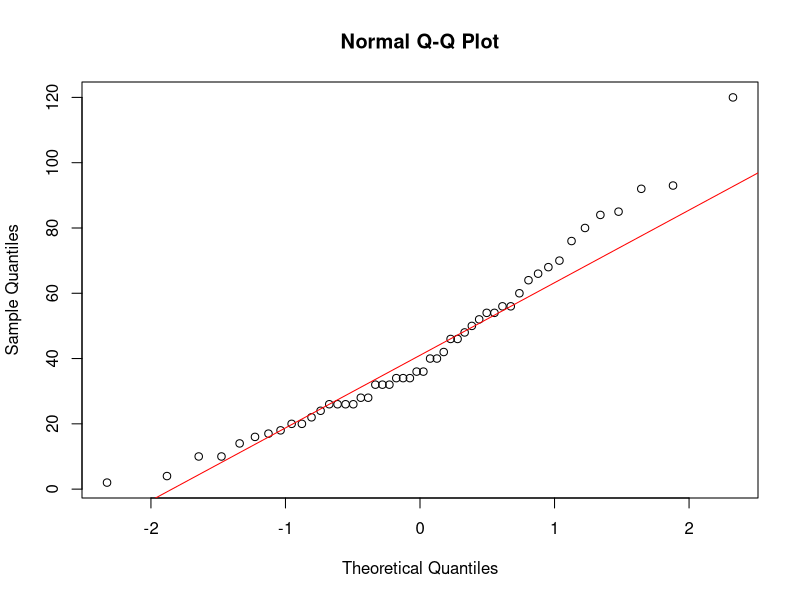
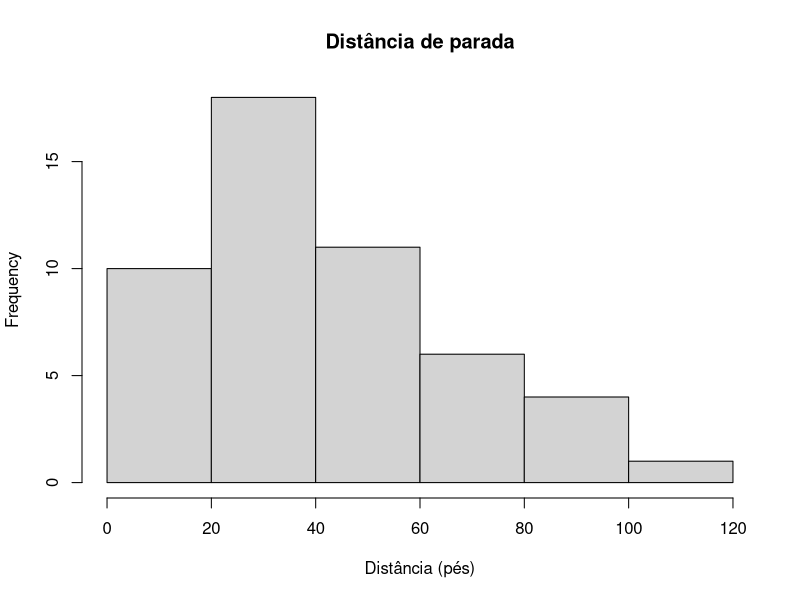
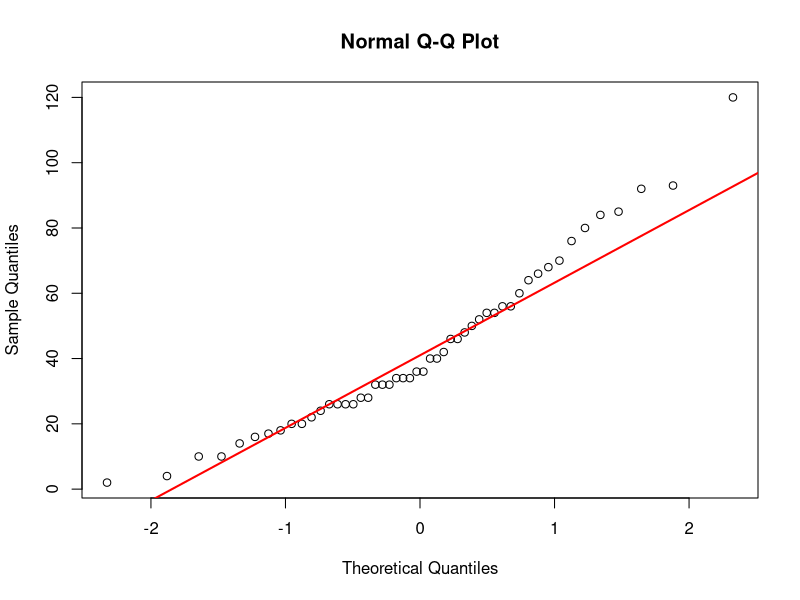

These figures' R source, in order:
# Anderson–Darling (normalidade) ----

# Ajuste e resultados ----
if (!requireNamespace("nortest", quietly = TRUE)) install.packages("nortest")
library(nortest)
x <- cars$dist
print(ad.test(x))
qqnorm(x); qqline(x, col = "red")

# Visualização e diagnóstico ----
hist(cars$dist, breaks = "FD", main = "Distância de parada", xlab = "Distância (pés)")
qqnorm(cars$dist); qqline(cars$dist, col = "red", lwd = 2)
